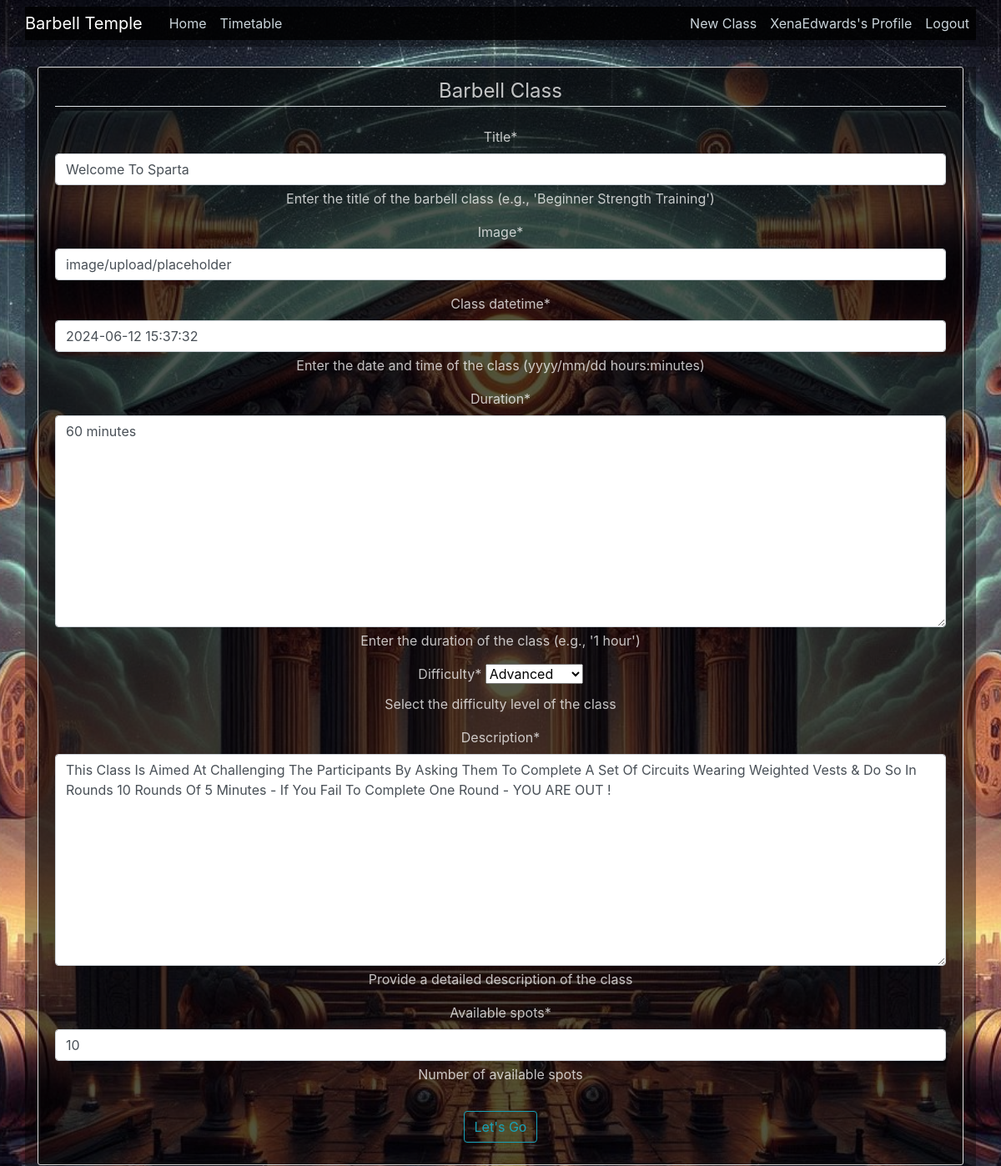
The page /barbellclass/20/update/ (signed in) on the database as committed earlier.
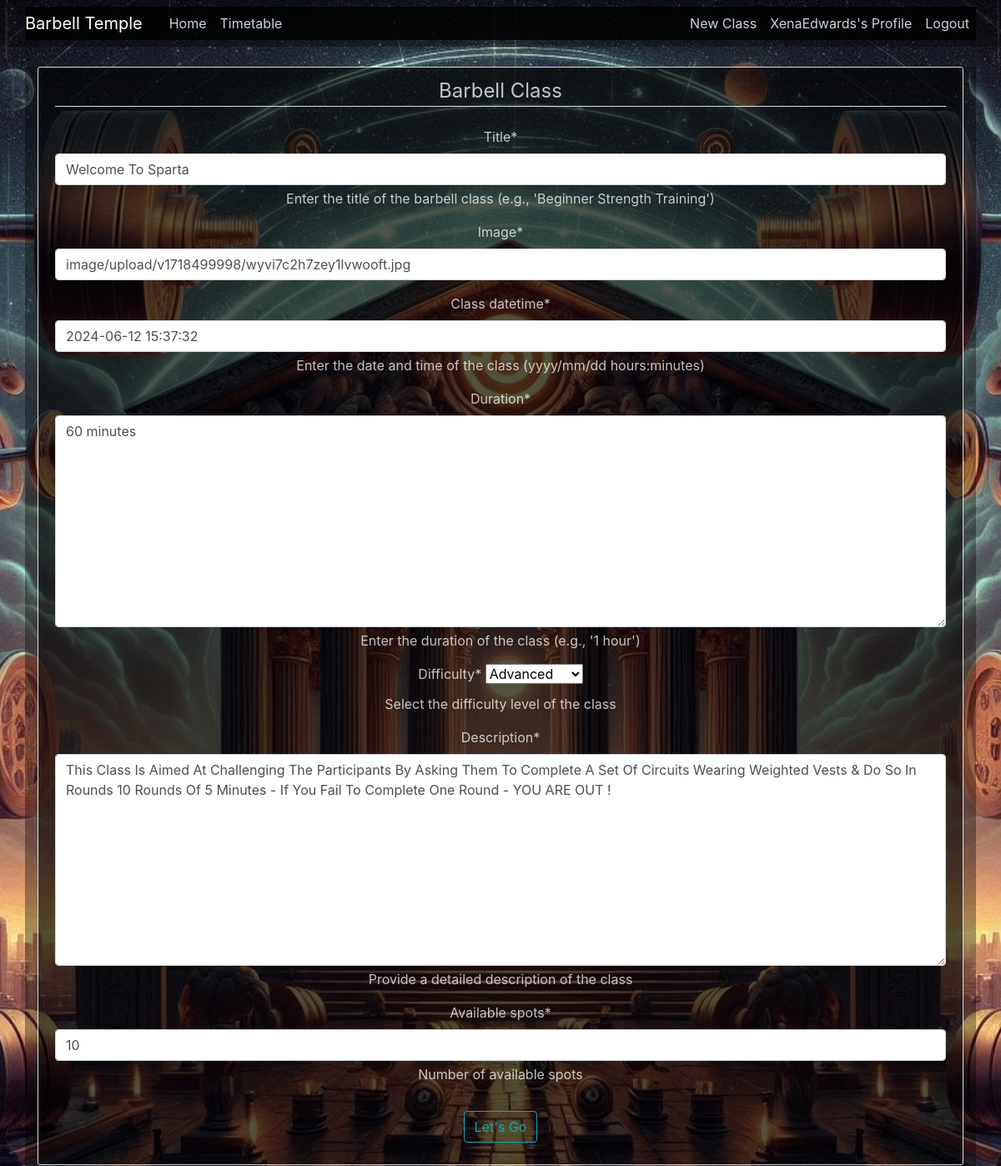
The same page on the database as committed later.
### barbell_classes/models.py (models this page shows, shortened)
class BarbellClass(models.Model):
    DIFFICULTY_CHOICES = [
        ('Beginner', 'Beginner'),
        ('Intermediate', 'Intermediate'),
        ('Advanced', 'Advanced'),
    ]
    title = models.CharField(max_length = 100, help_text = "Enter the title of the barbell class (e.g., 'Beginner Strength Training')")
    image = CloudinaryField('image', default = 'placeholder')
    date_posted = models.DateTimeField(default = timezone.now, editable = False)
    author = models.ForeignKey(User, on_delete = models.CASCADE)
    class_datetime = models.DateTimeField(default = timezone.now, help_text = "Enter the date and time of the class (yyyy/mm/dd hours:minutes)")
    duration = models.TextField(default = '', help_text = "Enter the duration of the class (e.g., '1 hour')")
    difficulty = models.CharField(max_length = 20, choices = DIFFICULTY_CHOICES, default = 'Beginner',
help_text = "Select the difficulty level of the class")
    description = models.TextField(help_text="Provide a detailed description of the class")
    available_spots = models.IntegerField(default = 0, help_text = "Number of available spots")
    class Meta:
        verbose_name = "Barbell Class"
        verbose_name_plural = "Barbell Classes"

### barbell_classes/views.py (the view, shortened to what this page needs)
# urls.py: path('barbellclass/<int:pk>/update/', BarbellClassUpdateView.as_view(), name='barbellclass-update'),
class BarbellClassUpdateView(LoginRequiredMixin, UserPassesTestMixin, UpdateView):
    model = BarbellClass
    fields = ['title', 'image','class_datetime', 'duration', 'difficulty', 'description', 'available_spots']
    def test_func(self):
        barbellclass = self.get_object()
        return self.request.user == barbellclass.author or self.request.user.is_superuser

### barbell_classes/templates/barbell_classes/barbellclass_form.html (shortened to what this page needs)
{% extends "barbell_classes/base.html" %}
{% load crispy_forms_tags %}
{% block content %}
    <div class="content-section">
        <form method="POST" enctype="multipart/form-data" id="barbell-class-form" onsubmit="return validateForm()">
            <fieldset class="form-group">
                <legend class="border-bottom mb-4">Barbell Class</legend>
                {{ form|crispy }}
            </fieldset>
            <div class="form-group">
                <button class="btn btn-outline-info" type="submit">Let's Go</button>
            </div>
        </form>
    </div>
{% endblock content %}

Rows that differ between the two databases and show on the page:
changed BarbellClass "Welcome To Sparta": image "image/upload/placeholder" → "image/upload/v1718499998/wyvi7c2h7zey1lvwooft.jpg"
